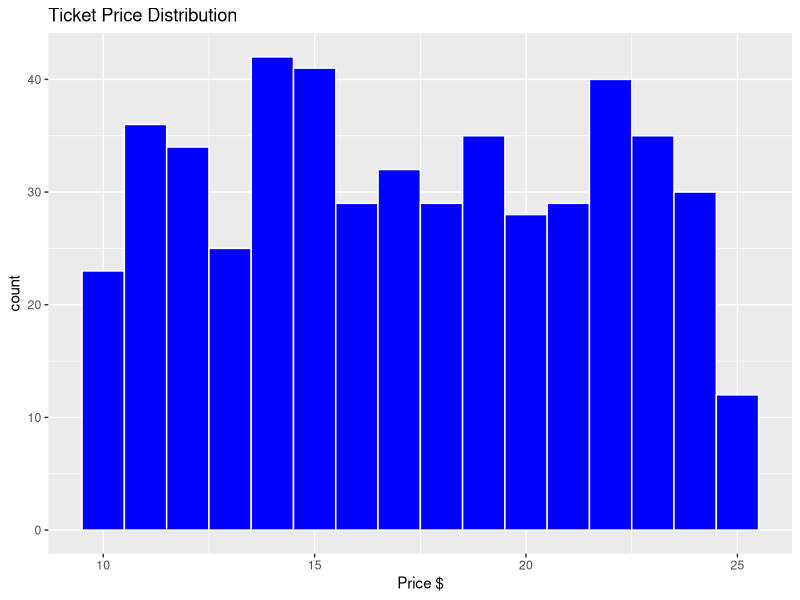
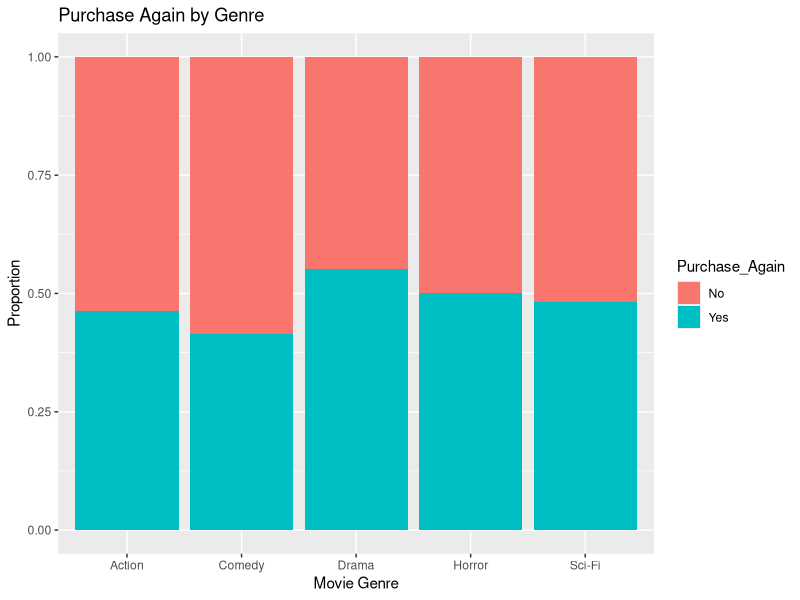

These figures' R source, in order:
# Regression Analysis for Ticket Sales
rm(list=ls())
library(ggplot2)
library(car)

dat = read.csv('cinema_hall_ticket_sales.csv')  # read data
dat = dat[0:500,]  # take first 500 rows to reduce computation for simple demo

# =================== Exploratory Analysis =====================
# find data types
for (i in colnames(dat)){
  cat(i, ': ', class(dat[[i]]), '\n')
}

# clean and correct data types
dat$Number_of_Person[which(dat$Number_of_Person=="Alone")] = 1

factor_cols = list('Number_of_Person', 'Movie_Genre', 'Seat_Type', 'Purchase_Again')
for (col in factor_cols){
  dat[[col]] = as.factor(dat[[col]])
}

# let's reduce some of the levels for a more specific analysis
dat$Single_or_Group = ifelse(dat$Number_of_Person == 1, 0, 1)  # create column showing single ticket or group
dat$Single_or_Group = as.factor(dat$Single_or_Group)

dat$Age_Group = ifelse(dat$Age < 30.0, 0, 1)  # create young adult vs. other ages group
dat$Age_Group = as.factor(dat$Age_Group)

dat$Bin_Seat_Type = ifelse(dat$Seat_Type == 'Standard', 0, 1)  # basic ticket vs. upgraded
dat$Bin_Seat_Type = as.factor(dat$Bin_Seat_Type)

# view summary statistics and view some plots
summary(dat)

ggplot(dat, aes(x=Ticket_Price)) + 
  geom_histogram(binwidth=1, fill='blue', color='white') + labs(title='Ticket Price Distribution', x='Price $')

ggplot(dat, aes(x = Movie_Genre, fill = Purchase_Again)) +
  geom_bar(position = "fill") + labs(title = "Purchase Again by Genre", x = "Movie Genre", y = "Proportion")


# =================== Preliminary Model =====================
# check with all potential predictors
glm.fit1 = glm(Purchase_Again~Ticket_Price+Movie_Genre+Bin_Seat_Type+Single_or_Group+Age_Group, 
              data=dat,
              family=binomial)
summary(glm.fit1)

# Only slight significance, let's check collinearity
vif(glm.fit1)  # looks pretty good


# =================== Stepwise Deletion =====================
# begin to narrow down variables - Ticket Price is the least significant, so remove it
glm.fit2 = glm(Purchase_Again~Movie_Genre+Bin_Seat_Type+Single_or_Group+Age_Group, 
               data=dat,
               family=binomial)
summary(glm.fit2)

# anova to compare the two models
anova(glm.fit2, glm.fit1, test='Chisq')  
# p-value is large, so models account for similar variation; AIC also lower
# proceed with smaller model

# iteratively remove the variable with the highest p-value
glm.fit3 = glm(Purchase_Again~Movie_Genre+Bin_Seat_Type+Single_or_Group, # no Age_Group
               data=dat,
               family=binomial)
summary(glm.fit3)

# remove Single_or_Group
glm.fit4 = glm(Purchase_Again~Bin_Seat_Type+Single_or_Group, # no Single_or_Group
               data=dat,
               family=binomial)
summary(glm.fit4)

# remove binary genre variable
glm.fit5 = glm(Purchase_Again~Bin_Seat_Type, 
               data=dat,
               family=binomial)
summary(glm.fit5)

# compare models each time. If p>0.05, proceed with the smaller model
anova(glm.fit5, glm.fit4, test='Chisq')

# CONCLUSIONS: No variables are significant - these variable do not adequately predict Purchase_Again
# We need to redo data collection - study different variables!
